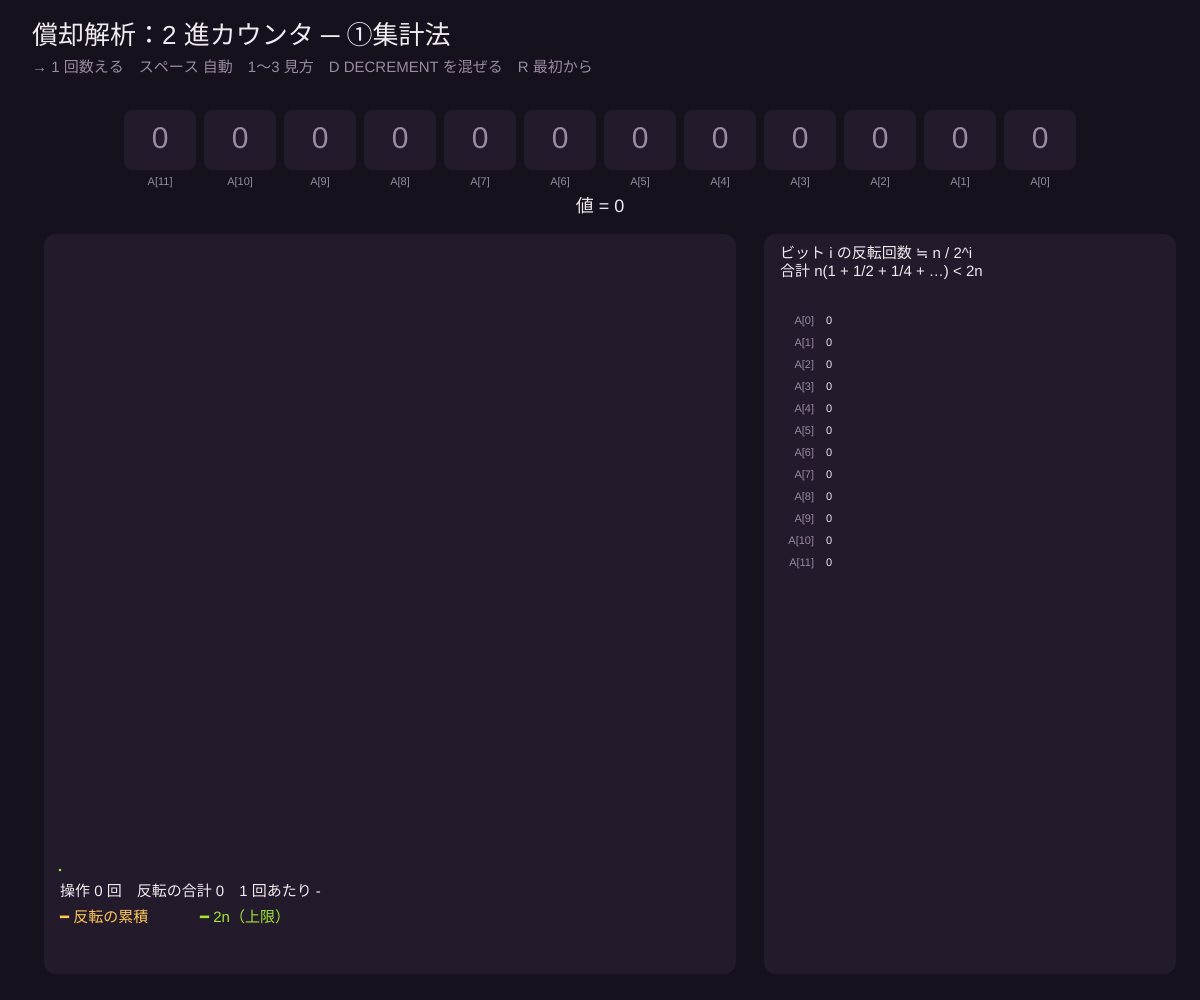
Frame 1 (no input)
Frame 60 (no input): identical to frame 1, image omitted
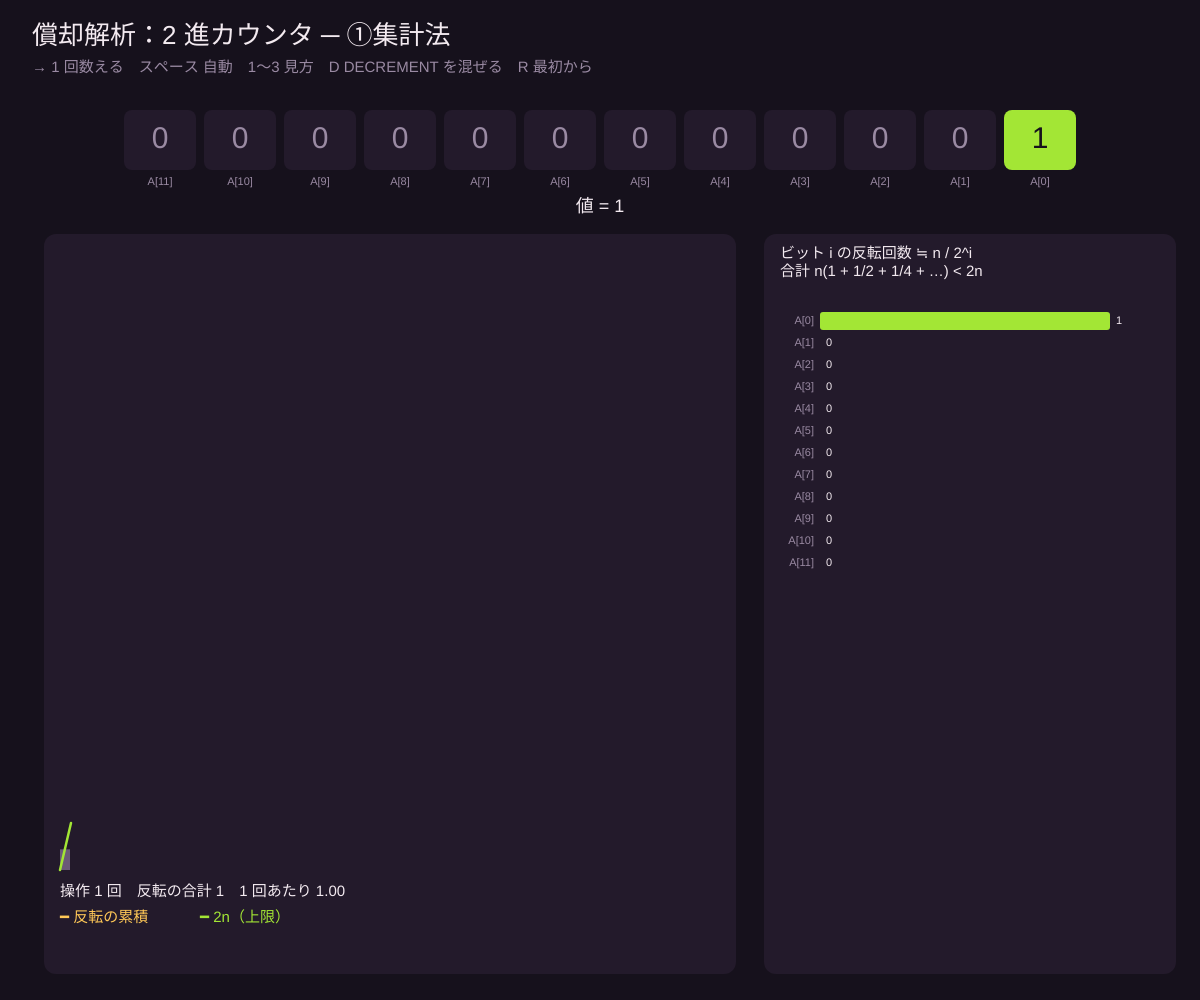
Frame 120 (the mouse pressed at the canvas centre since frame 60)

The p5.js sketch that drew these frames (run headless with seeded random() and noise() and a simulated clock; from frame 60 on, the mouse is pressed at the canvas centre):

// p5.js sketch
// ── sketch.js
// ============================================
// 11 償却解析②：2 進カウンタ
// INCREMENT は末尾の 1 を全部 0 にして、次の 0 を 1 にする。0111…1 → 1000…0 のときは k 回も反転！
// でもビット i は 2^i 回に 1 回しか反転しない → n 回で合計 2n 回未満。1 回あたり O(1)
// → = 1 回 INCREMENT / スペース = 自動 / 1〜3 = 見方（集計・出納・ポテンシャル）/ D = DECREMENT も混ぜる（償却が崩れる例）/ R = 最初から
// ============================================

let K = 12;           // ★ ビット数
let autoSpeed = 8;    // ★ 自動のとき何フレームごとに数えるか

let bits = [], flipT = [], flips = [], hist = [], view = 1, auto = false, timer = 0, count = 0, useDec = false, goingUp = true;
const VIEWS = ['', '①集計法', '②出納法（1 には 1 円の貯金）', '③ポテンシャル法（Φ = 1 の個数）'];

const BG = '#16111c', PANEL = '#231a2b', FG = '#f3eaf0', MUTED = '#9a8aa3';
const RASP = '#ff6b8b', CYAN = '#5ee6e0', AMBER = '#ffc857', LIME = '#a3e635';

function setup() {
  createCanvas(windowWidth, windowHeight);
  reset();
}

function reset() {
  bits = new Array(K).fill(0); flipT = new Array(K).fill(99); flips = new Array(K).fill(0); hist = []; count = 0; goingUp = true;
  if (useDec) { count = (1 << (K - 1)) - 1; for (let i = 0; i < K - 1; i++) bits[i] = 1; }  // 0111…1 から始める
}

function increment() {
  let i = 0, cost = 0;
  while (i < K && bits[i] === 1) { bits[i] = 0; flipT[i] = 0; flips[i]++; i++; cost++; }
  if (i < K) { bits[i] = 1; flipT[i] = 0; flips[i]++; cost++; }
  count = (count + 1) % (1 << K);
  hist.push({ cost, ones: bits.reduce((a, b) => a + b, 0), dec: false });
  if (hist.length > 300) hist.shift();
}

function decrement() {
  let i = 0, cost = 0;
  while (i < K && bits[i] === 0) { bits[i] = 1; flipT[i] = 0; flips[i]++; i++; cost++; }
  if (i < K) { bits[i] = 0; flipT[i] = 0; flips[i]++; cost++; }
  count = (count - 1 + (1 << K)) % (1 << K);
  hist.push({ cost, ones: bits.reduce((a, b) => a + b, 0), dec: true });
  if (hist.length > 300) hist.shift();
}

function tick() {
  if (!useDec) { increment(); return; }
  // 0111…1 と 1000…0 の境目を行ったり来たり：毎回 K ビット反転する最悪の並び
  let boundary = 1 << (K - 1);
  if (count < boundary - 1) increment();
  else if (goingUp) { increment(); goingUp = false; } else { decrement(); goingUp = true; }
}

function draw() {
  background(BG);
  if (auto && ++timer >= autoSpeed) { timer = 0; tick(); }

  noStroke(); fill(FG); textAlign(LEFT, TOP); textSize(26);
  text(`償却解析：2 進カウンタ ─ ${VIEWS[view]}`, 32, 24);
  fill(MUTED); textSize(15);
  text('→ 1 回数える　スペース 自動　1〜3 見方　D DECREMENT を混ぜる　R 最初から', 32, 60);

  // ビット
  let bw = min(80, (width - 64) / K), bx0 = width / 2 - bw * K / 2, by = 110;
  for (let i = 0; i < K; i++) {
    let x = bx0 + (K - 1 - i) * bw;
    flipT[i] = min(99, flipT[i] + 1);
    let fl = flipT[i] < 6 ? abs(cos(flipT[i] / 6 * PI)) : 1;
    let col = bits[i] ? LIME : PANEL;
    fill(col); rect(x + 4, by + (1 - fl) * 30, bw - 8, 60 * fl + 0.1, 8);
    fill(bits[i] ? BG : MUTED); textAlign(CENTER, CENTER); textSize(min(30, bw * 0.5));
    if (fl > 0.4) text(bits[i], x + bw / 2, by + 30);
    fill(MUTED); textSize(11); textAlign(CENTER, TOP); text(`A[${i}]`, x + bw / 2, by + 66);
    if (view === 2 && bits[i]) { fill(AMBER); circle(x + bw / 2, by - 14, 20); fill(BG); textSize(12); textAlign(CENTER, CENTER); text('¥', x + bw / 2, by - 14); }
  }
  fill(FG); textSize(18); textAlign(CENTER, TOP);
  text(`値 = ${count}`, width / 2, by + 88);

  // 下左：1 回ごとのコストと累積
  let gx = 60, gy = 250, gw = width * 0.55, gh = height - gy - 130;
  fill(PANEL); rect(gx - 16, gy - 16, gw + 32, gh + 120, 12);
  let n = hist.length, total = hist.reduce((a, h) => a + h.cost, 0);
  let barW = gw / max(60, n);
  for (let a = 0; a < n; a++) {
    let h = hist[a];
    fill(h.dec ? RASP : h.cost > 3 ? AMBER : '#6b5a78');
    let bh = h.cost / K * gh * 0.4;
    rect(gx + a * barW, gy + gh - bh, max(1, barW - 1), bh);
  }
  let scale = max(total, 2 * n, 2 * K) * 1.1;
  let cum = 0;
  noFill(); strokeWeight(2.5); stroke(AMBER); beginShape();
  for (let a = 0; a < n; a++) { cum += hist[a].cost; vertex(gx + (a + 1) * barW, gy + gh - cum / scale * gh); }
  endShape();
  stroke(LIME); line(gx, gy + gh, gx + n * barW, gy + gh - 2 * n / scale * gh);
  if (view === 3) { stroke(CYAN); beginShape(); for (let a = 0; a < n; a++) vertex(gx + (a + 1) * barW, gy + gh - hist[a].ones / scale * gh); endShape(); }
  noStroke(); textAlign(LEFT, TOP); textSize(15);
  fill(FG); text(`操作 ${n} 回　反転の合計 ${total}　1 回あたり ${n ? (total / n).toFixed(2) : '-'}`, gx, gy + gh + 14);
  fill(AMBER); text('━ 反転の累積', gx, gy + gh + 40);
  fill(LIME); text('━ 2n（上限）', gx + 140, gy + gh + 40);
  if (view === 3) { fill(CYAN); text('━ Φ = 1 の個数', gx + 270, gy + gh + 40); }
  if (useDec) { fill(RASP); text('DECREMENT を混ぜると 1 回 K 反転が続き、2n を超える', gx, gy + gh + 66); }

  // 右：ビットごとの反転回数（集計法）
  let rx = gx + gw + 60, rw = width - rx - 40;
  fill(PANEL); rect(rx - 16, gy - 16, rw + 32, gh + 120, 12);
  fill(FG); textSize(15); textAlign(LEFT, TOP);
  let explain = ['', 'ビット i の反転回数 ≒ n / 2^i\n合計 n(1 + 1/2 + 1/4 + …) < 2n',
    '0→1 にするとき 2 円：1 円は反転、\n1 円は貯金。1→0 は貯金で払う',
    '償却 = 実コスト + ΔΦ\n末尾の t 個を 0 に：(t+1) + (1 − t) = 2'][view];
  text(explain, rx, gy - 4);
  let mx = max(1, ...flips);
  let rowH = min(22, (gh + 20) / K);
  for (let i = 0; i < K; i++) {
    let y = gy + 60 + i * rowH;
    fill(MUTED); textSize(11); textAlign(RIGHT, CENTER); text(`A[${i}]`, rx + 34, y + rowH / 2);
    fill(i === 0 ? LIME : CYAN); rect(rx + 40, y + 2, (rw - 90) * flips[i] / mx, rowH - 4, 3);
    fill(FG); textAlign(LEFT, CENTER); text(flips[i], rx + 46 + (rw - 90) * flips[i] / mx, y + rowH / 2);
  }
}

function keyPressed() {
  if (key === RIGHT_ARROW) tick();
  if (key === ' ') auto = !auto;
  if (key >= '1' && key <= '3') view = int(key);
  if (key === 'd' || key === 'D') { useDec = !useDec; reset(); }
  if (key === 'r' || key === 'R') reset();
}

function mousePressed() { tick(); }
function windowResized() { resizeCanvas(windowWidth, windowHeight); }
